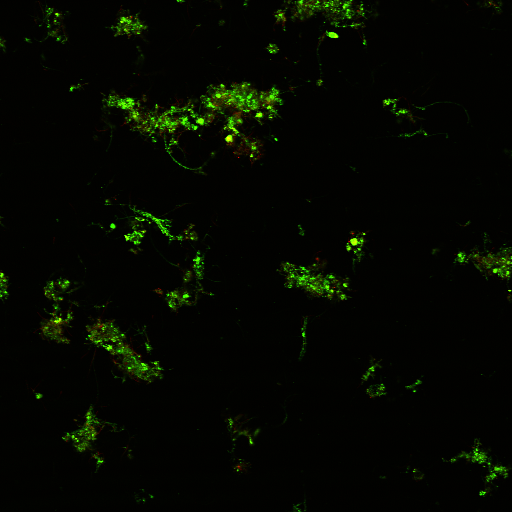
%> input picture fig/Image0204_.tif, 512 x 512 px
$ octave EdgeFilter3.m   (GNU Octave 9; MATLAB toolbox functions it lacks are replaced by stand-ins)
%> lines starting %> are read from the running program, lines starting %| are printed output that depends on the picture
I = imread('.\fig\Image0204_.tif');  % 读入图像
%> I is the input picture: size 512x512x3 uint8; mean R, G, B 4.2, 7.7, 0
I=rgb2gray(I);               % 转化为灰色图像
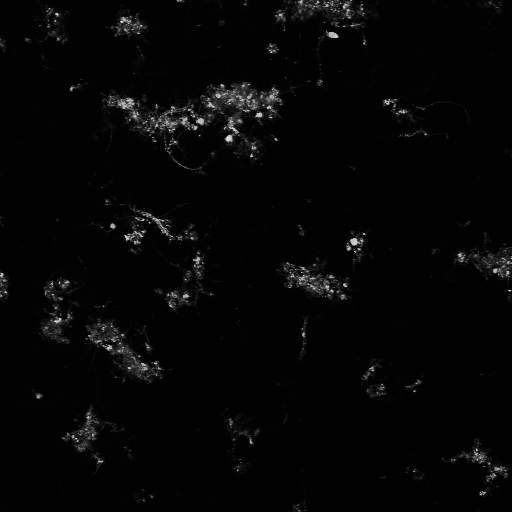
%> I: size 512x512 uint8; min 0, max 226, mean 5.7
imshow(I);title('原图')
BW1 = edge(I,'canny');  % 调用canny函数
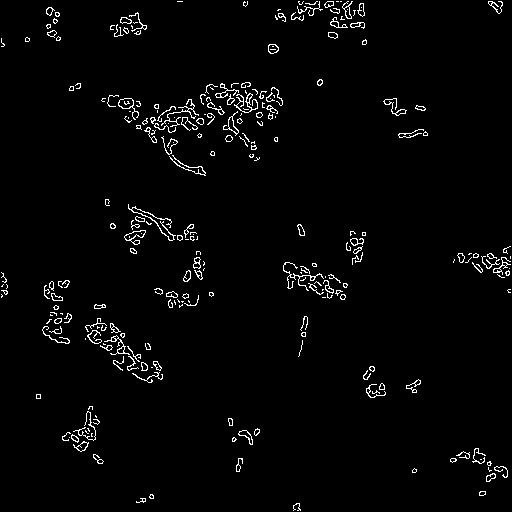
%> BW1: size 512x512 logical; 2.4% white in thin lines or dots
figure,imshow(BW1);     % 显示分割后的图像，即梯度图像
title('matlab canny')

$ run again, with fig/Image0066_.tif copied over fig/Image0204_.tif
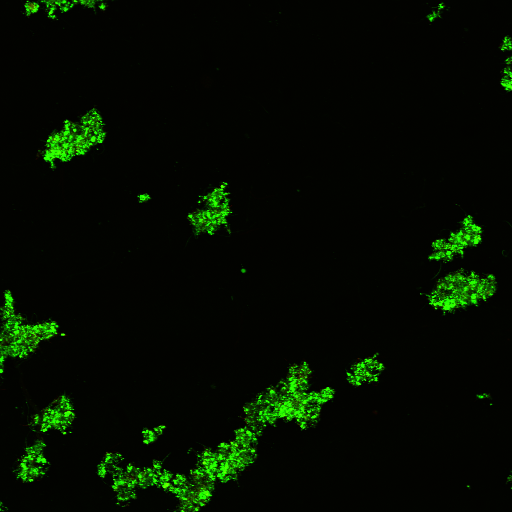
%> input picture fig/Image0066_.tif, 512 x 512 px
%> I is the input picture: size 512x512x3 uint8; mean R, G, B 3.7, 12.9, 0
%> `I=rgb2gray(I);`:
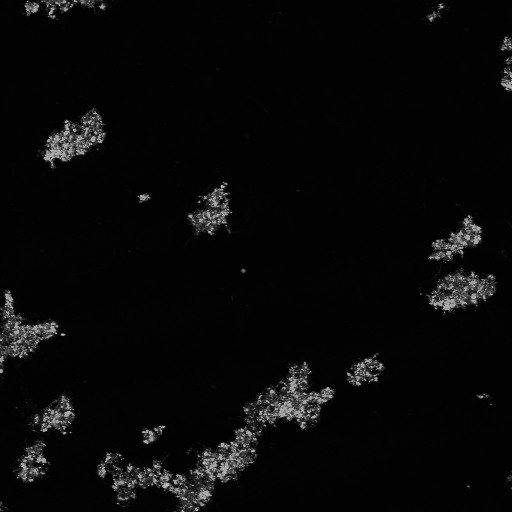
%> I: size 512x512 uint8; min 1, max 188, mean 8.5
%> `BW1 = edge(I,'canny');`:
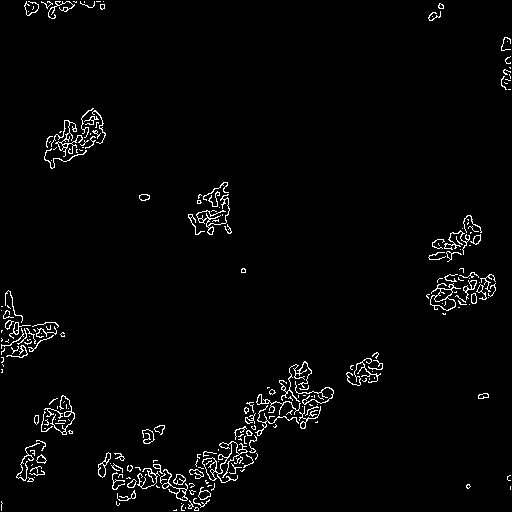
%> BW1: size 512x512 logical; 2.5% white in thin lines or dots

$ run again, with fig/Image0075_.tif copied over fig/Image0204_.tif
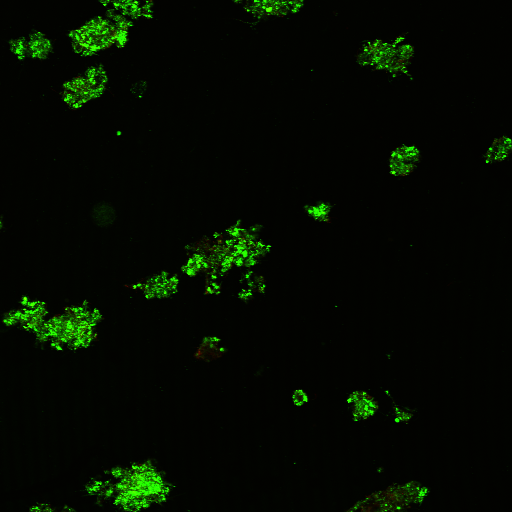
%> input picture fig/Image0075_.tif, 512 x 512 px
%> I is the input picture: size 512x512x3 uint8; mean R, G, B 3.5, 10.8, 0
%> `I=rgb2gray(I);`:
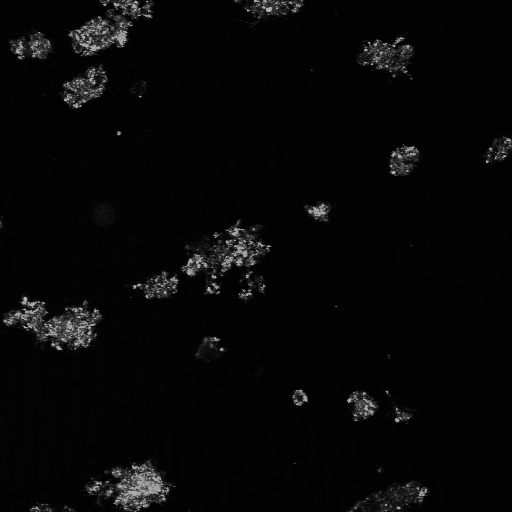
%> I: size 512x512 uint8; min 1, max 193, mean 7.3
%> `BW1 = edge(I,'canny');`:
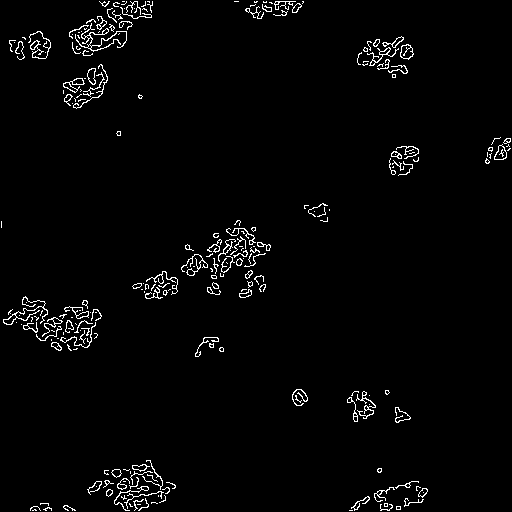
%> BW1: size 512x512 logical; 2.3% white in thin lines or dots

$ run again, with fig/Image0091_.tif copied over fig/Image0204_.tif
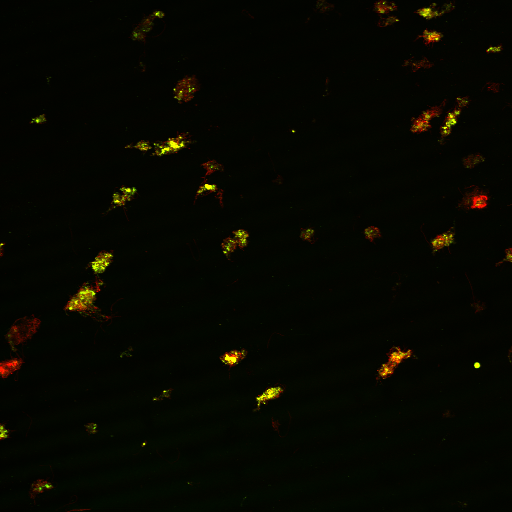
%> input picture fig/Image0091_.tif, 512 x 512 px
%> I is the input picture: size 512x512x3 uint8; mean R, G, B 6.3, 7.3, 0
%> `I=rgb2gray(I);`:
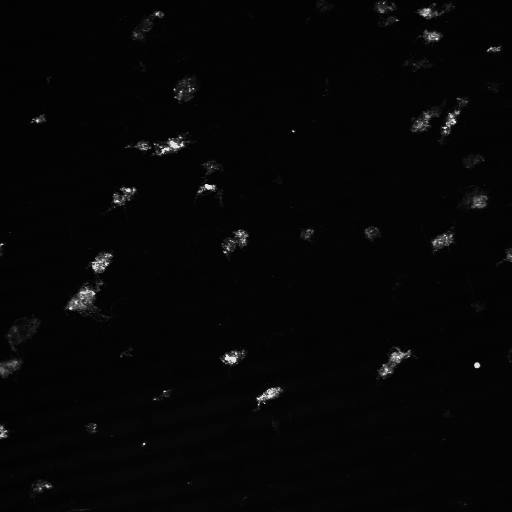
%> I: size 512x512 uint8; min 1, max 226, mean 6.2
%> `BW1 = edge(I,'canny');`:
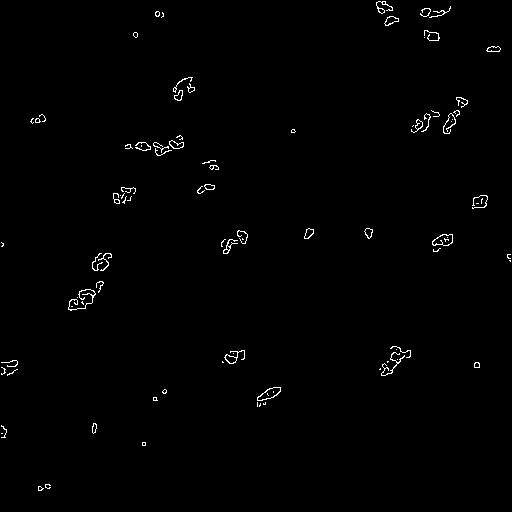
%> BW1: size 512x512 logical; 0.83% white in thin lines or dots
